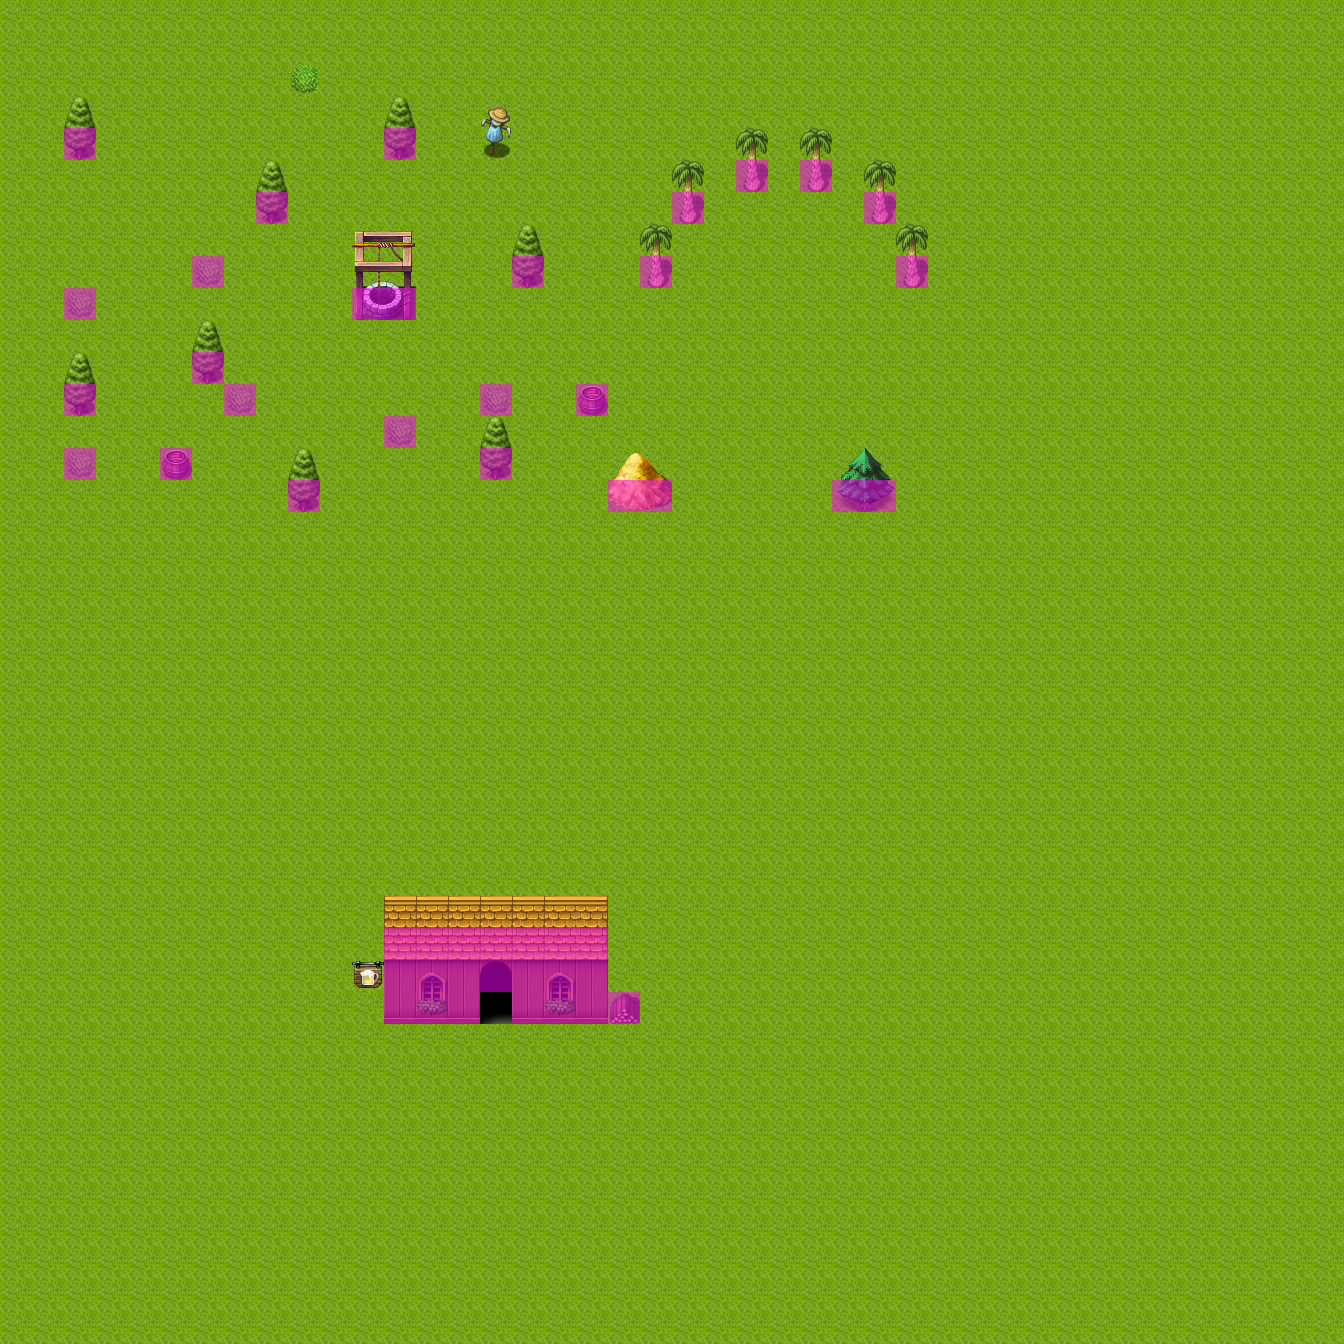

Below is a game level as drawn by its tile map, then a one-line description and the .tmx that defines it (tile-layer data replaced by summaries):
An orthogonal 42x42 tile map with 32x32 px tiles, 4 tile layers (layer_0, layer_1, passmap, layer_2) and 5 objects (sc_1, sack, sc_2, start, door1).

<map version="1.0" orientation="orthogonal" renderorder="right-down" width="42" height="42" tilewidth="32" tileheight="32" nextobjectid="23">
 <tileset firstgid="1" name="rp_maker_vx" tilewidth="32" tileheight="32" tilecount="2016">
  <image source="../assets/rpg_maker_vx_rtp_tileset_by_telles0808.png" width="1024" height="2016" />
 </tileset>
 <layer name="layer_0" width="42" height="42">
  <data>[1764 cells, 1764 non-empty, 5 distinct tile ids]</data>
 </layer>
 <layer name="layer_1" width="42" height="42">
  <data>[1764 cells, 60 non-empty, 27 distinct tile ids]</data>
 </layer>
 <layer name="passmap" width="42" height="42">
  <data>[1764 cells, 49 non-empty, 1 distinct tile ids]</data>
 </layer>
 <objectgroup name="object_0">
  <object id="2" name="sc_1" gid="1089" x="319" y="318" width="32" height="32">
   <properties>
    <property name="action" value="1" />
   </properties>
  </object>
  <object id="6" name="sack" gid="1206" x="186" y="141" width="32" height="32">
   <properties>
    <property name="action" value="3" />
   </properties>
  </object>
  <object id="12" name="sc_2" gid="1" x="481" y="141" width="32" height="32">
   <properties>
    <property name="action" value="2" />
   </properties>
  </object>
  <object id="15" name="start" gid="1" x="408" y="380" width="32" height="32">
   <properties>
    <property name="start" value="true" />
   </properties>
  </object>
 </objectgroup>
 <objectgroup name="doors">
  <object id="18" name="door1" x="481" y="996" width="28" height="24">
   <properties>
    <property name="door" value="test_map_1a.json" />
    <property name="x" value="15" />
    <property name="y" value="19" />
   </properties>
  </object>
 </objectgroup>
 <layer name="layer_2" width="42" height="42">
  <properties>
   <property name="upper" value="True" />
  </properties>
  <data>[1764 cells, 31 non-empty, 14 distinct tile ids]</data>
 </layer>
</map>
